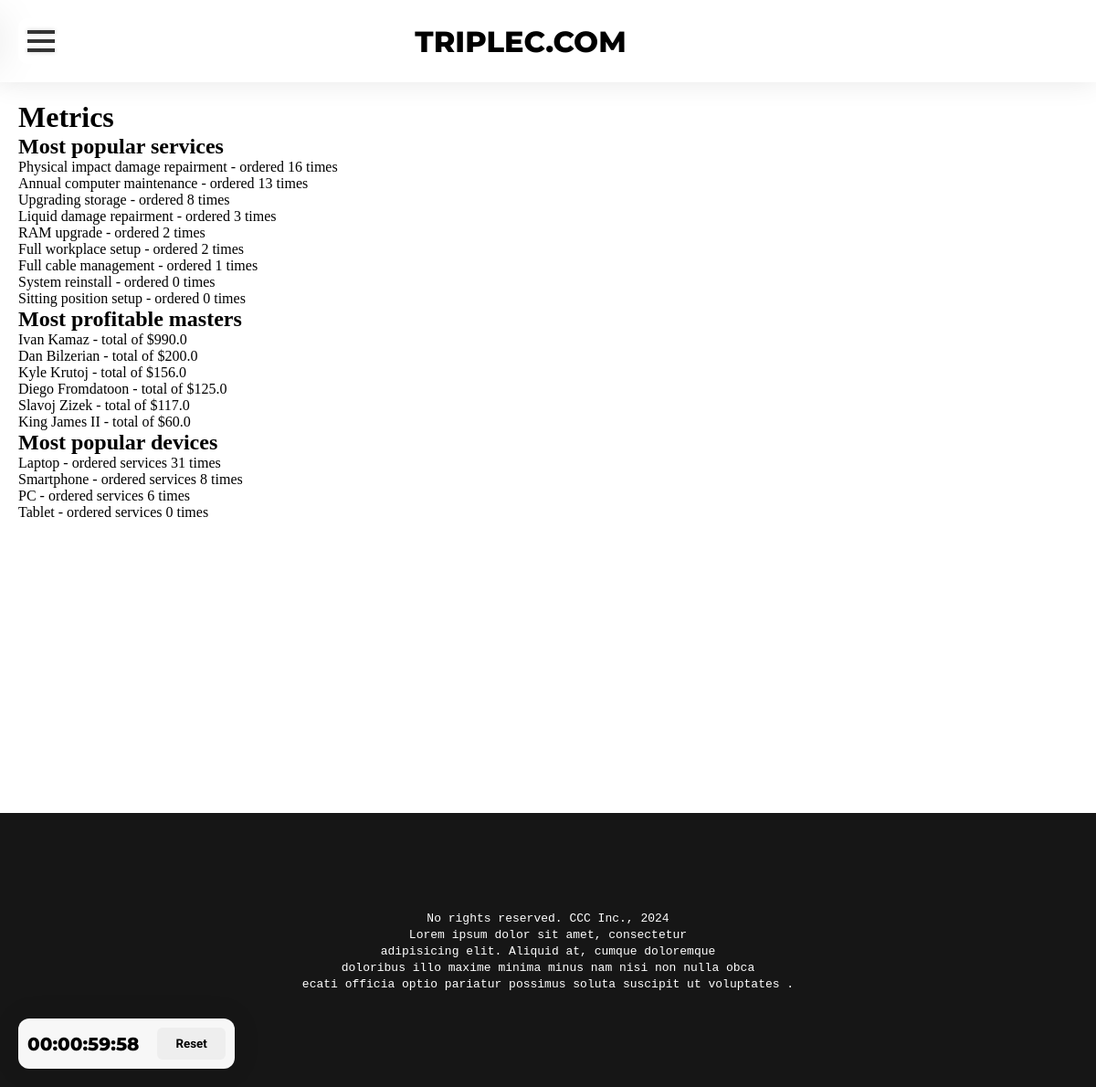
The app's page /metrics/ (signed in), older data.
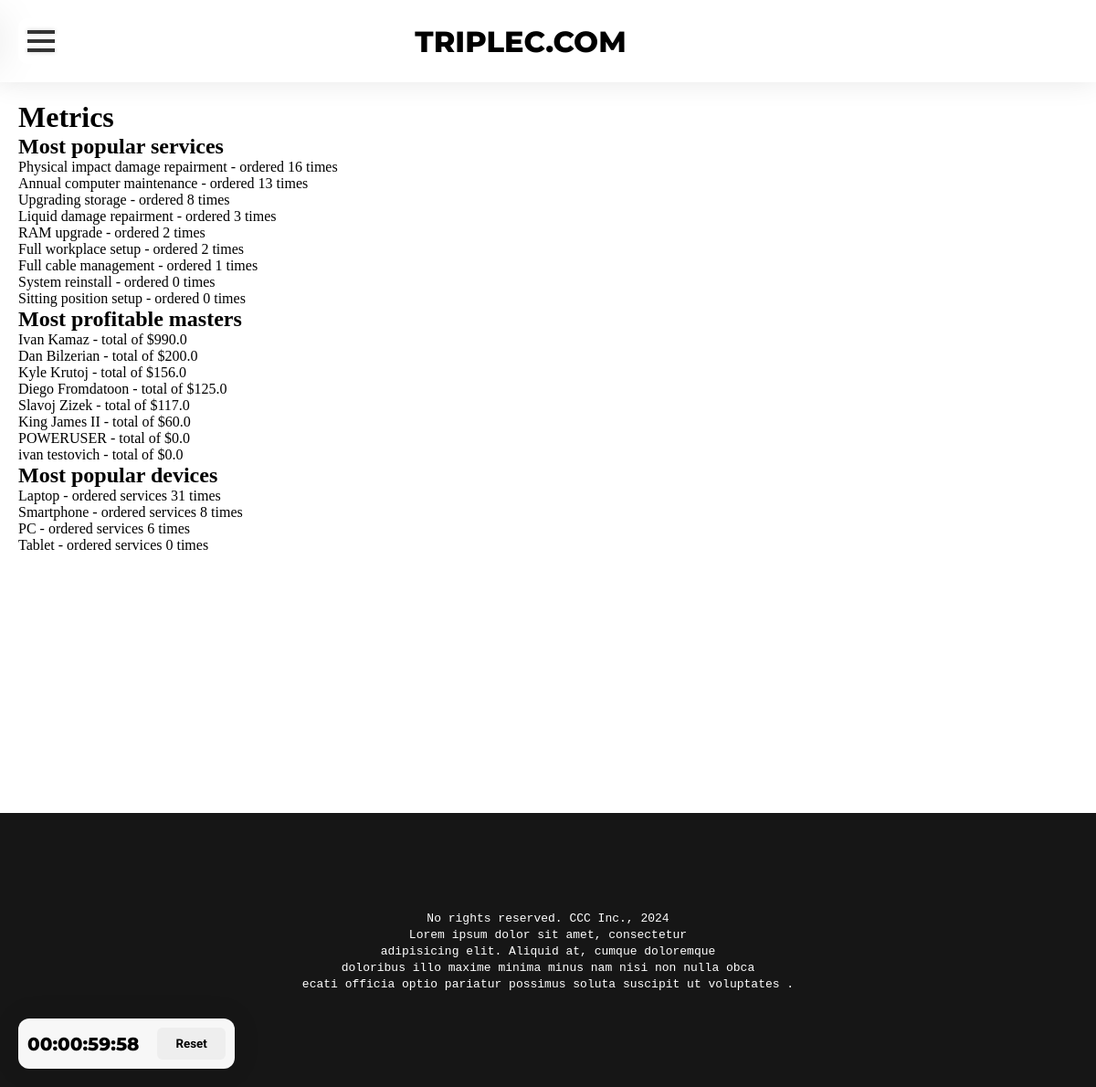
The same page, newer data.
### service_app/models.py (models this page shows, shortened)
class Master(models.Model):
    user = models.ForeignKey(User, on_delete=models.CASCADE)
    name = models.CharField("Master name", max_length=100)
    experience_in_years = models.IntegerField("Work experience in years")
    speciality = models.ForeignKey(MasterSpeciality, on_delete=models.CASCADE)
    photo = models.ImageField('Profile picture for master', null=True)
    phone_number = models.CharField('Phone number', max_length=15, default="80291112233")

### metric_app/views.py (the view)
# urls.py: path('', views.non_graph_metrics),
@user_passes_test(is_superuser)
@login_required
def non_graph_metrics(request):
    m1 = services_ordered_by_popularity()
    metric1 = {
        'name': 'Most popular services',
        'list': m1
    }
    m2 = most_profitable_master()
    metric2 = {
        'name': 'Most profitable masters',
        'list': m2
    }
    m3 = most_popular_devices()
    metric3 = {
        'name': 'Most popular devices',
        'list': m3
    }
    print(metric1)
    return render(request, 'metric_app/metrics.html', {'metric1': metric1, 'metric2': metric2, 'metric3': metric3})

### cart_app/models.py (called while the page is built)
    def count_total(self):
        total = 0.0
        for component in self.additional_components.all():
            total += component.price_in_usd
        return total + self.service.base_price_in_usd

### metric_app/views.py (called while the page is built)
def is_superuser(user):
    return user.is_superuser

def services_ordered_by_popularity():
    services = Service.objects.all()
    result = {}
    for service in services:
        count = 0
        entries = OrderEntry.objects.all()
        for entry in entries:
            if entry.service.id == service.id:
                count += 1
        result[service.name] = count
    return dict(sorted(result.items(), reverse=True, key=lambda el: el[1]))

def most_profitable_master():
    masters = Master.objects.all()
    result = {}
    for master in masters:
        total = 0.0
        entries = OrderEntry.objects.filter(master=master)
        for entry in entries:
            total += entry.count_total()
        result[master.name] = total
    return dict(sorted(result.items(), reverse=True, key=lambda el: el[1]))

### metric_app/templates/metric_app/metrics.html (shortened to what this page needs)
{% extends 'mainapp/layout.html' %}
{% block main_block %}
    <h1>Metrics</h1>
    <h2>{{ metric1.name }}</h2>
    {% for service, count in metric1.list.items %}
        {{ service }} -  ordered {{ count }} times
        <br>
    {% endfor %}
    <h2>{{ metric2.name }}</h2>
    {% for master, total in metric2.list.items %}
        {{ master }} - total of ${{ total }}
        <br>
    {% endfor %}
    <h2>{{ metric3.name }}</h2>
    {% for device_type, count in metric3.list.items %}
        {{ device_type }} - ordered services {{ count }} times
        <br>
    {% endfor %}
{% endblock %}

Row changes from the older to the newer data that the page shows:
added Master: list "POWERUSER"
added Master: list "ivan testovich"
Text that changed along with them:
new list line: "- total of $ 0.0"
